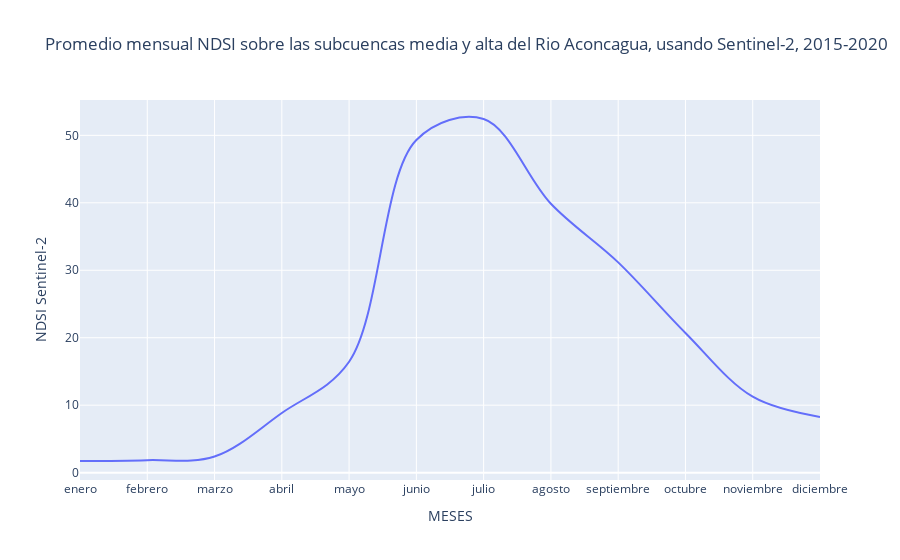

Write notebook code for a chart like this one.
### Code cell
sentinel_mensual.rename(columns = {'month':'MESES'}, inplace = True)
fig = px.line(sentinel_mensual.replace({1:"enero", 2:"febrero", 3:"marzo", 4:"abril", 5:"mayo", 6:"junio", 7:"julio", 8:"agosto", 9:"septiembre", 10:"octubre", 11:"noviembre", 12:"diciembre"}),
x='MESES', y='NDSI Sentinel-2', line_shape='spline', title='Promedio mensual NDSI sobre las subcuencas media y alta del Rio Aconcagua, usando Sentinel-2, 2015-2020')
fig.show()

### Figure 1 — Plotly figure (JSON) as saved in the notebook; plotly's stock layout.template omitted (floating-point values rounded to 4 significant figures)
{"data": [{"hovertemplate": "MESES=%{x}<br>NDSI Sentinel-2=%{y}<extra></extra>", "legendgroup": "", "line": {"color": "#636efa", "dash": "solid", "shape": "spline"}, "mode": "lines", "name": "", "orientation": "v", "showlegend": false, "type": "scatter", "x": ["enero", "febrero", "marzo", "abril", "mayo", "junio", "julio", "agosto", "septiembre", "octubre", "noviembre", "diciembre"], "xaxis": "x", "y": [1.725, 1.847, 2.384, 8.843, 16.43, 49.31, 52.42, 39.86, 31.17, 20.71, 11.25, 8.256], "yaxis": "y"}], "layout": {"legend": {"tracegroupgap": 0}, "title": {"text": "Promedio mensual NDSI sobre las subcuencas media y alta del Rio Aconcagua, usando Sentinel-2, 2015-2020"}, "xaxis": {"anchor": "y", "domain": [0, 1], "title": {"text": "MESES"}}, "yaxis": {"anchor": "x", "domain": [0, 1], "title": {"text": "NDSI Sentinel-2"}}}}
